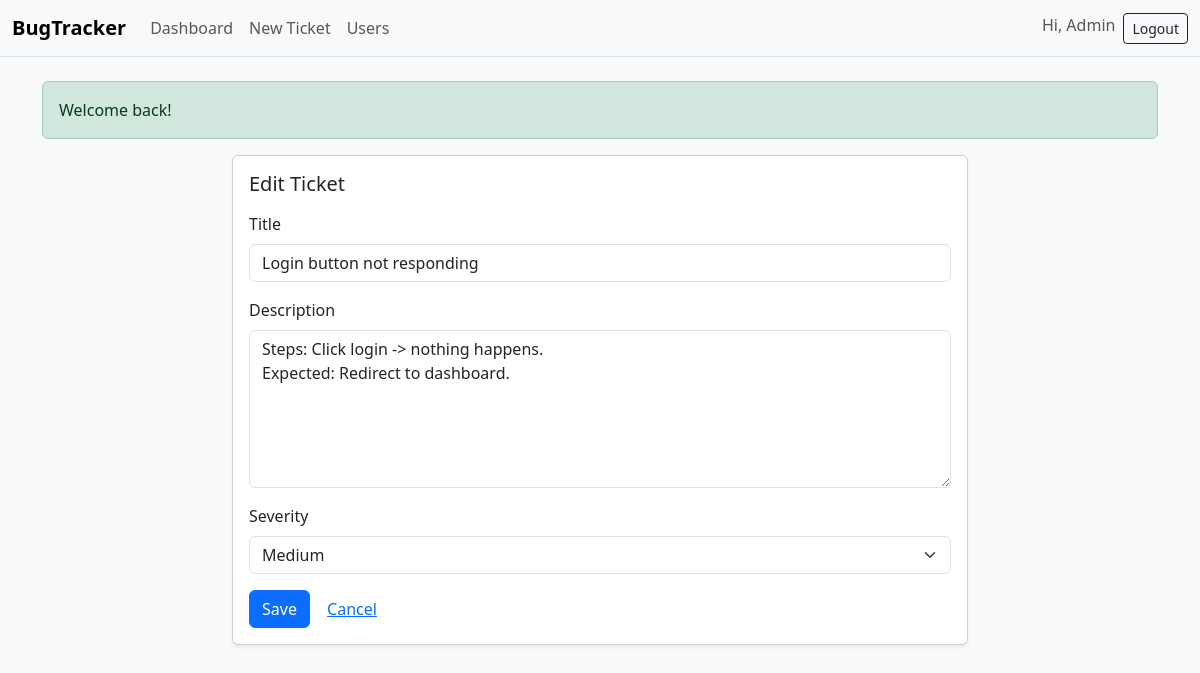
Screenshot of /bugtracker-php-starter/public/tickets/edit.php?id=1 (signed in) with the database file from the repository.
### tables this page shows
CREATE TABLE IF NOT EXISTS tickets (
  id INT AUTO_INCREMENT PRIMARY KEY,
  title VARCHAR(200) NOT NULL,
  description TEXT,
  severity ENUM('low','medium','high','critical') NOT NULL DEFAULT 'low',
  status ENUM('open','in_progress','resolved','closed') NOT NULL DEFAULT 'open',
  created_by INT NOT NULL,
  assigned_to INT NULL,
  created_at DATETIME NOT NULL,
  updated_at DATETIME NOT NULL,
  FOREIGN KEY (created_by) REFERENCES users(id) ON DELETE CASCADE,
  FOREIGN KEY (assigned_to) REFERENCES users(id) ON DELETE SET NULL
);

### bugtracker-php-starter/db.php (called while the page is built, shortened)
<?php
function db() {
    static $pdo;
    if (!$pdo) {
        $dsn = 'mysql:host='.DB_HOST.';port='.DB_PORT.';dbname='.DB_NAME.';charset=utf8mb4';
        $options = [
            PDO::ATTR_ERRMODE => PDO::ERRMODE_EXCEPTION,
            PDO::ATTR_DEFAULT_FETCH_MODE => PDO::FETCH_ASSOC,
        ];
        try {
            $pdo = new PDO($dsn, DB_USER, DB_PASS, $options);
        } catch (PDOException $e) {
            if (APP_DEBUG) {
                die('DB connection failed: '.$e->getMessage());
            } else {
                die('Database connection error.');
            }
        }
    }
    return $pdo;
}

### bugtracker-php-starter/includes/helpers.php (called while the page is built, shortened)
<?php
function h($v) { return htmlspecialchars($v ?? '', ENT_QUOTES, 'UTF-8'); }

### bugtracker-php-starter/public/tickets/edit.php (the view, shortened to what this page needs)
<?php
require_once __DIR__.'/../../includes/helpers.php';
require_once __DIR__.'/../../db.php';
$id = (int)($_GET['id'] ?? 0);
$stmt = db()->prepare('SELECT * FROM tickets WHERE id=?');
$stmt->execute([$id]);
$t = $stmt->fetch();
include __DIR__.'/../../includes/header.php';
?>
<div class="row justify-content-center">
  <div class="col-lg-8">
    <div class="card shadow-sm">
      <div class="card-body">
        <h1 class="h5 mb-3">Edit Ticket</h1>
        <form method="post">
          <div class="mb-3">
            <label class="form-label">Title</label>
            <input type="text" name="title" value="<?= h($t['title']) ?>" class="form-control" required>
          </div>
          <div class="mb-3">
            <label class="form-label">Description</label>
            <textarea name="description" rows="6" class="form-control"><?= h($t['description']) ?></textarea>
          </div>
          <div class="mb-3">
            <label class="form-label">Severity</label>
            <select name="severity" class="form-select">
              <?php foreach (['low','medium','high','critical'] as $s): ?>
                <option value="<?= $s ?>" <?= $t['severity']===$s?'selected':'' ?>><?= ucfirst($s) ?></option>
              <?php endforeach; ?>
            </select>
          </div>
          <button class="btn btn-primary">Save</button>
          <a href="/tickets/show.php?id=<?= $t['id'] ?>" class="btn btn-link">Cancel</a>
        </form>
      </div>
    </div>
  </div>
</div>
<?php include __DIR__.'/../../includes/footer.php'; ?>

### bugtracker-php-starter/assets/style.css (style rules this page uses)
body { background-color: #f8fafc; }

### rows the page displays
tickets: title "Login button not responding", description "Steps: Click login -> nothing happens. Expected: Redirect to dashboard.", severity "Medium"

### other values shown
APP_NAME "BugTracker"
$_SESSION['user']['name'] "Admin"
$m "Welcome back!"
